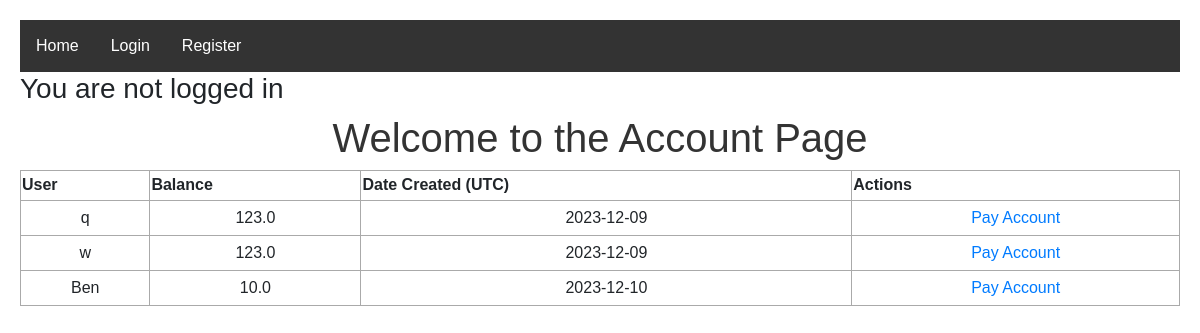
The page /account on the database its author committed.
### app.py (models this page shows, shortened)
class Users(UserMixin, db.Model):
    __tablename__ = 'users'
    id = db.Column(db.Integer, primary_key=True)
    username = db.Column(db.String(250), unique=True, nullable=False)
    password = db.Column(db.String(250), nullable=False)
    balance = db.Column(db.Float, nullable=False)
    date_created = db.Column(db.DateTime, default=datetime.utcnow)

### app.py (the view)
@app.route('/account', methods=['POST', 'GET'])
def account():
    users = Users.query.order_by(Users.date_created).all()
    return render_template('account.html', users=users)

### templates/account.html (shortened to what this page needs)
{% extends 'base.html' %}
{% block body %}
    <h1>Welcome to the Account Page</h1>
    <div>
        <table>
            <tr>
                <th>User</th>
                <th>Balance</th>
                <th>Date Created (UTC)</th>
                <th>Actions</th>
            </tr>
            {% for user in users %}
                <tr>
                    <td>{{ user.username }}</td>
                    <td>{{ user.balance }}</td>
                    <td>{{ user.date_created.date() }}</td>
                    {% if user == current_user %}
                    <td>
                        <a href="/delete/{{ user.id }}">DELETE Account</a>
                    </td>
                    {% else: %}
                    <td>
                        <a href="/delete/{{ user.id }}">Pay Account</a>
                    </td>
                    {% endif %}
                </tr>
            {% endfor %}
        </table>
    </div>
{% endblock %}

### static/css/main.css (style rules this page uses)
body { font-family: Arial, sans-serif; padding: 20px; }
h1 { color: #333; text-align: center; }
table, td, th { border: 1px solid #aaa; }
table { border-collapse: collapse; width: 100%; }
th { height: 30px; }
td { text-align: center; padding: 5px; }

### rows shown on the page
Users: username "q", balance "123.0", date_created "2023-12-09"
Users: username "w", balance "123.0", date_created "2023-12-09"
Users: username "Ben", balance "10.0", date_created "2023-12-10"
